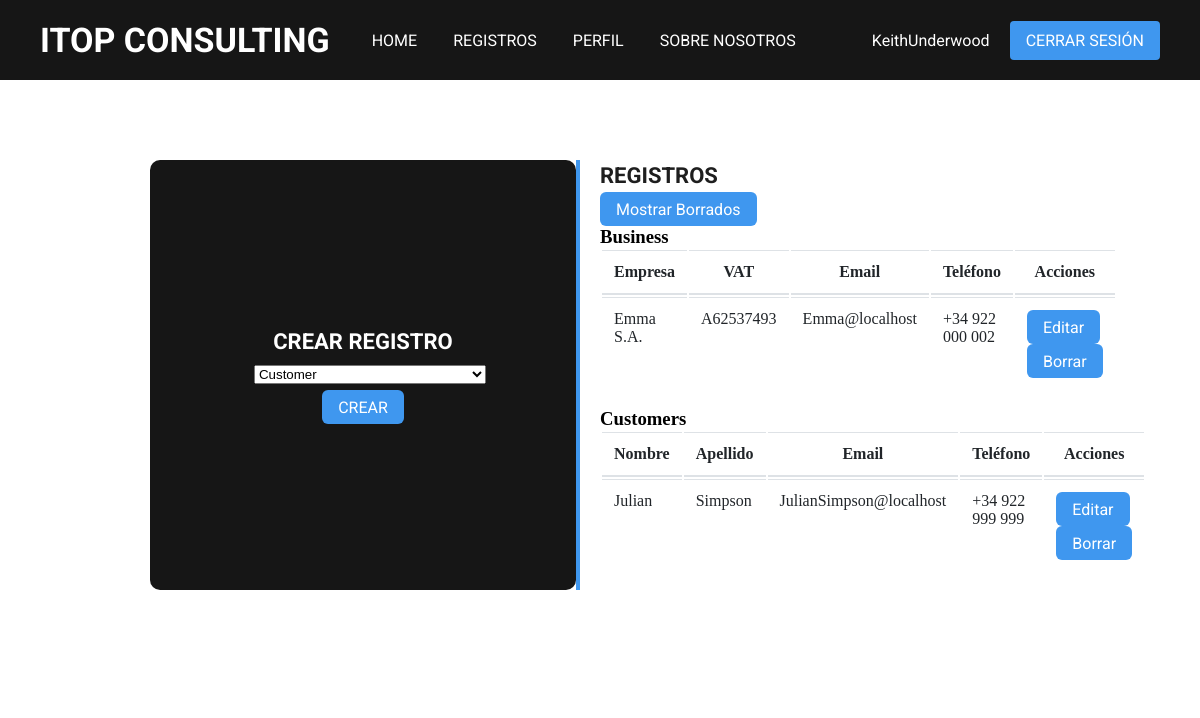
Screenshot of /code/views/user.view.php (signed in) with the database file from the repository.
### tables this page shows
CREATE TABLE IF NOT EXISTS `business` (
  `id` int(10) unsigned NOT NULL,
  `business_name` varchar(64) DEFAULT NULL,
  `vat_number` varchar(10) DEFAULT NULL COMMENT 'DNI, CIF, NIF, ...',
  `status` tinyint(4) DEFAULT NULL COMMENT '0="inactive"\r\n1="active"',
  `email` varchar(32) DEFAULT NULL,
  `phone` varchar(16) DEFAULT NULL,
  UNIQUE KEY `id_unique` (`id`),
  KEY `id` (`id`) USING BTREE,
  CONSTRAINT `fk_business_records` FOREIGN KEY (`id`) REFERENCES `records` (`id`) ON DELETE CASCADE ON UPDATE CASCADE
);

CREATE TABLE IF NOT EXISTS `customer` (
  `id` int(10) unsigned NOT NULL,
  `name` varchar(32) DEFAULT NULL,
  `last_name` varchar(64) DEFAULT NULL,
  `status` tinyint(4) DEFAULT NULL COMMENT '0="inactive"\r\n1="active"',
  `email` varchar(32) DEFAULT NULL,
  `phone` varchar(16) DEFAULT NULL,
  UNIQUE KEY `id_unique` (`id`),
  KEY `id` (`id`) USING BTREE,
  CONSTRAINT `fk_customer_records` FOREIGN KEY (`id`) REFERENCES `records` (`id`) ON DELETE CASCADE ON UPDATE CASCADE
);

### code/classes/dbh.classes.php (called while the page is built)
<?php
class Dbh {
    protected function connect()
    {
        try {
            $username = "root";
            $password = "";
            $dbh = new PDO('mysql:host=localhost;dbname=db_drusa', $username, $password);
            return $dbh;
        } catch (PDOException $e) {
            print "Error!: ". $e->getMessage(). "<br/>";
        }
    }
}

### code/classes/user-contr.classes.php (called while the page is built, shortened)
<?php
class UserContr extends User {
    private $user_id;
    public function __construct($user_id, $username){
        $this->user_id = $user_id;
    }
    public function showRecords(){
        $this-> getAllRecords($this->user_id);
    }
}

### code/classes/user.classes.php (the view, shortened to what this page needs)
<?php
class User extends Dbh{
    protected function getAllRecords($user_id){
        $this->getBusinessRecords($user_id);
        $this->getCustomersRecords($user_id);
    }
    private function getBusinessRecords($user_id){
        $stmt = $this->connect()->prepare('SELECT *, r.status AS rstatus, r.id AS rid FROM business AS b
        INNER JOIN records AS r
        ON b.id = r.id
        WHERE r.user_id = ?');
        if(!$stmt->execute([$user_id])) {
            $stmt = null;
            header("location: ../index.php?error=stmtfailed");
            exit();
        }
        if($stmt->rowCount()){
            echo '<h3>Business</h3>
            <table class="table"><thead><tr><th scope="col">Empresa</th><th scope="col">VAT</th><th scope="col">Email</th><th scope="col">Teléfono</th><th scope="col">Acciones</th></tr></thead><tbody>
            ';
            while($row = $stmt->fetch()){
                echo '
                <tr';
                if($row['rstatus']==0){
                    echo ' class="hidden deleted"';
                }
                echo '><td>'.$row['business_name'].'</td><td>'.$row['vat_number'].'</td><td>'
                .$row['email'].'</td><td>'.$row['phone'].'</td>
                <td><form action="../includes/crud.inc.php" method="post">
                <button type="submit" value="'.$row['rid'].'" name="edit">Editar</button>
                <button type="submit" value="'.$row['rid'].'" name="delete">Borrar</button>
                </form></td>
                </tr>';
            }
        }
        echo '</tbody></table>';
    }
    private function getCustomersRecords($user_id){
        $stmt = $this->connect()->prepare('SELECT *, r.id AS rid, r.status AS rstatus FROM customer AS c
        INNER JOIN records AS r
        ON c.id = r.id
        WHERE r.user_id = ?');
        if(!$stmt->execute([$user_id])) {
            $stmt = null;
            header("location: ../index.php?error=stmtfailed");
            exit();
        }
        if($stmt->rowCount()){
            echo '<h3>Customers</h3>
            <table class="table"><thead><tr><th scope="col">Nombre</th><th scope="col">Apellido</th><th scope="col">Email</th><th scope="col">Teléfono</th><th scope="col">Acciones</th></tr></thead><tbody>
            ';
            while($row = $stmt->fetch()){
                echo '
                <tr';
                if($row['rstatus']==0){
                    echo ' class="hidden deleted"';
                }
                echo '><td>'.$row['name'].'</td><td>'.$row['last_name'].'</td><td>'
                .$row['email'].'</td><td>'.$row['phone'].'</td>
                <td><form action="../includes/crud.inc.php" method="post">
                <button type="submit" value="'.$row['rid'].'" name="edit">Editar</button>
                <button type="submit" value="'.$row['rid'].'" name="delete">Borrar</button>
                </form></td>
                </tr>';
            }
        }
        echo '</tbody></table>';
    }
}

### code/style.css (style rules this page uses)
* { margin: 0; padding: 0; }
.index-login button { width: fit-content; height: 34px; border-radius: 6px; border: none; background-color: #3F97EF; font-family: Roboto; font-size: 16px; color: #fff; line-height: 16px; padding: 10px 16px; cursor: pointer; }

### rows the page displays
business: business_name "Emma S.A.", vat_number "A62537493", email "Emma@localhost", phone "+34 922 000 002", $row['rid'] 6 (drawn)
customer: name "Julian", last_name "Simpson", email "JulianSimpson@localhost", phone "+34 922 999 999", $row['rid'] 3 (drawn)

### other values shown
$_SESSION["username"] "KeithUnderwood"
